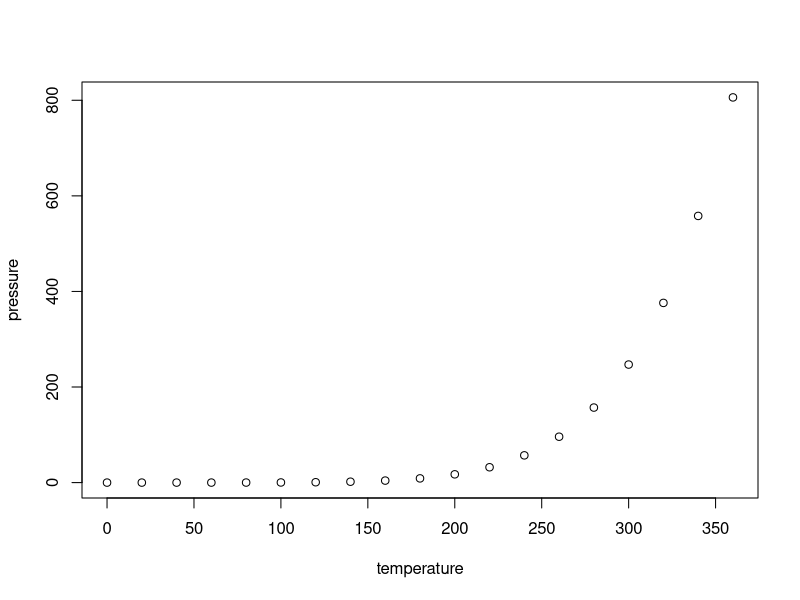
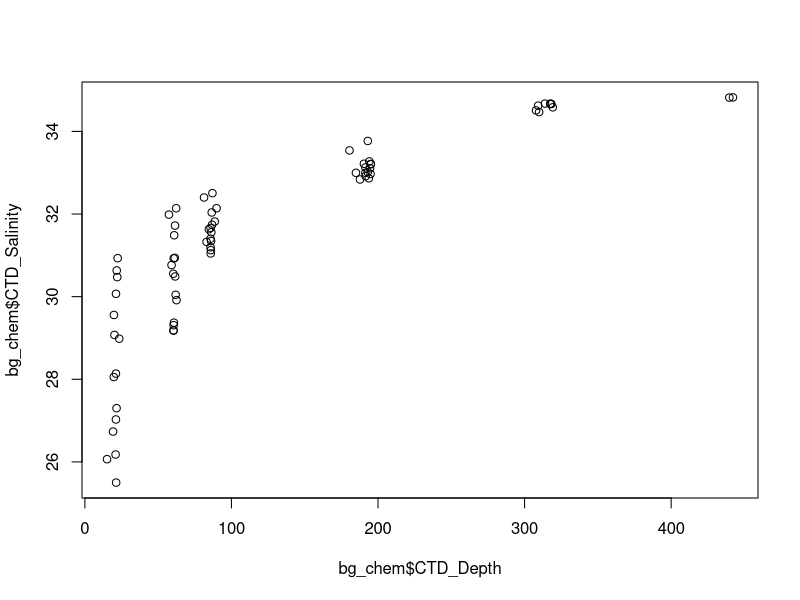

Write R code to recreate these figures, in order.
## ---- chunk 1
knitr::opts_chunk$set(echo = TRUE)
## ---- chunk 2
summary(cars)
## ---- chunk 3
plot(pressure)
## ---- chunk 4
weight_kg <- c(22, 44, 66)
mean(weight_kg)
## ---- chunk 5
bg_chem <- read.csv("BGchem2008data.csv")
plot(bg_chem$CTD_Depth,bg_chem$CTD_Salinity)


## ---- chunk 6

